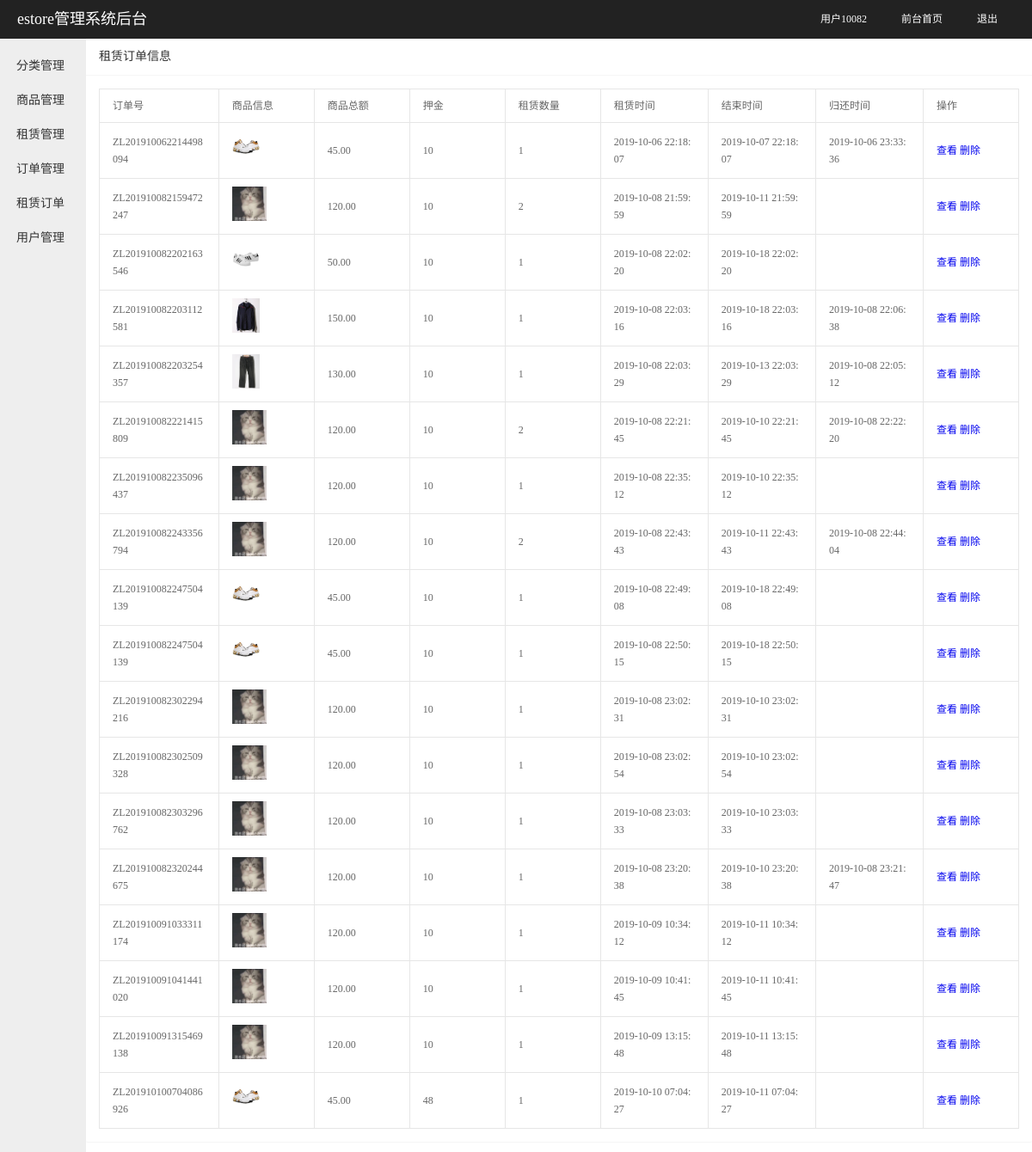
/admin/orders/leaseOrders.php (signed in), run on the app's committed database.
### tables this page shows
CREATE TABLE `leases_orders` (
  `id` int(10) unsigned NOT NULL AUTO_INCREMENT,
  `orderid` varchar(255) DEFAULT NULL COMMENT '租赁订单号',
  `beforetotalprice` varchar(255) DEFAULT NULL COMMENT '租赁总价格',
  `buycount` varchar(255) DEFAULT NULL COMMENT '购买数量',
  `leasetime` varchar(255) DEFAULT NULL COMMENT '租赁时间',
  `starttime` datetime DEFAULT NULL COMMENT '开始时间',
  `endtime` datetime DEFAULT NULL COMMENT '结束时间',
  `status` int(11) DEFAULT NULL COMMENT '订单状态',
  `aftertotalprice` varchar(255) DEFAULT NULL COMMENT '租赁价格',
  `createtime` datetime DEFAULT NULL COMMENT '创建时间',
  `backtime` datetime DEFAULT NULL COMMENT '归还时间',
  `goodsid` varchar(255) DEFAULT NULL COMMENT '商品编号',
  `add_id` int(11) DEFAULT NULL COMMENT '收货编号',
  `userid` int(11) DEFAULT NULL COMMENT '用户编号',
  `lease_days` int(11) DEFAULT '1' COMMENT '租赁天数',
  PRIMARY KEY (`id`) USING BTREE
);

CREATE TABLE `list` (
  `list_id` int(10) unsigned NOT NULL AUTO_INCREMENT COMMENT '商品编号',
  `list_name` varchar(100) NOT NULL COMMENT '商品名字',
  `list_face` varchar(80) DEFAULT NULL COMMENT '商品图片',
  `list_myprice` float(8,2) NOT NULL COMMENT '商品价格',
  `list_onprice` float(8,2) NOT NULL COMMENT '商品市场价',
  `list_nums` int(5) DEFAULT NULL COMMENT '商品库存量',
  `list_detail` text COMMENT '商品简介',
  `list_time` datetime DEFAULT NULL COMMENT '上架时间',
  `list_seetimes` int(11) DEFAULT NULL COMMENT '商品点击量',
  `small_id` int(10) unsigned DEFAULT NULL COMMENT '小分类编号',
  PRIMARY KEY (`list_id`),
  KEY `small_id` (`small_id`),
  CONSTRAINT `list_ibfk_1` FOREIGN KEY (`small_id`) REFERENCES `smalltype` (`small_id`)
);

### admin/common/conn.php (called while the page is built, shortened)
<?php
function findAll($sql,$mysqli){
  $result = $mysqli->query($sql);
  $twos = array();
  if ($result){
  	while ($ones = $result->fetch_assoc()){
  		$twos[] = $ones;
  	}
  }
  return $twos;
}
?>

### admin/orders/leaseOrders.php (the view, shortened to what this page needs)
<?php
include '../common/admin.inc.php';
$two_arr = findAll("select * from leases_orders",$mysqli);
foreach ($two_arr as $key => $t) {
  $goods_arr = findAll("select * from list where list_id in(".$t['goodsid'].")",$mysqli);
  $two_arr[$key]['goods'] = $goods_arr;
}
?>
<!DOCTYPE html>
<html lang="en" dir="ltr">
  <head>
  </head>
  <body>
    <?php include '../common/header.php';?>
    <div class="admin_content">
      <div class="card">
        <div class="card-header">租赁订单信息</div>
        <div class="card-body">
          <table class="table">
            <thead>
              <tr>
                <th>订单号</th>
                <th>商品信息</th>
                <th>商品总额</th>
                <th>押金</th>
                <th>租赁数量</th>
                <th>租赁时间</th>
                <th>结束时间</th>
                <th>归还时间</th>
                <th>操作</th>
              </tr>
            </thead>
            <tbody>
              <?php foreach ($two_arr as $key => $one):?>
              <tr>
                <td><?php echo $one['orderid'];?></td>
                <td>
                  <?php foreach ($one['goods'] as $s):?>
                    <img src="<?php echo '/'.$s['list_face']?>" alt="" style="height:40px;">
                  <?php endforeach;?>
                </td>
                <td><?php echo $one['beforetotalprice'];?></td>
                <td><?php echo $one['aftertotalprice'];?></td>
                <td><?php echo $one['buycount'];?></td>
                <td><?php echo $one['leasetime'];?></td>
                <td><?php echo $one['endtime'];?></td>
                <td><?php echo $one['backtime'];?></td>
                <td>
                  <a href="/admin/orders/leaseOrders_edit.php?act=edit&id=<?php echo $one['orderid'];?>">查看</a>
                  <a href="/admin/orders/leaseOrders_del.php?act=del&id=<?php echo $one['orderid'];?>">删除</a>
                </td>
              </tr>
              <?php endforeach;?>
            </tbody>
          </table>
        </div>
      </div>
    </div>
  </body>
</html>

### admin/orders/leaseOrders.php (style rules this page uses)
.card { margin-bottom: 15px; border-radius: 2px; background-color: #fff; box-shadow: 0 1px 2px 0 rgba(0,0,0,.05); }
.card-header { position: relative; height: 42px; line-height: 42px; padding: 0 15px; border-bottom: 1px solid #f6f6f6; color: #333; border-radius: 2px 2px 0 0; font-size: 14px; }
.card-body { position: relative; padding: 10px 15px; line-height: 24px; }
.card-body .table { margin: 5px 0; }
.table { width: 100%; background-color: #fff; color: #666; }
table { border-collapse: collapse; border-spacing: 0; }
.table th { min-width: 80px; }
.table th,.table td { position: relative; padding: 9px 15px; min-height: 20px; line-height: 20px; border-width: 1px; border-style: solid; border-color: #e6e6e6; word-break: break-all; text-align: left; font-weight: 400; font-size: 12px; }

### admin/common/header.php (style rules this page uses)
blockquote, body, button, dd, div, dl, dt, form, h1, h2, h3, h4, h5, h6, input, li, ol, p, pre, td, textarea, th, ul { margin: 0; padding: 0; -webkit-tap-highlight-color: rgba(0,0,0,0); }
a { text-decoration: none; }
.admin_content { position: absolute; top: 45px; right: 0; bottom: 0px; left: 100px; overflow: hidden; z-index: 1; overflow-y: scroll; }

### data on the page
leases_orders: orderid "ZL201910062214498094", beforetotalprice "45.00", aftertotalprice "10", buycount "1", leasetime "2019-10-06 22:18:07", endtime "2019-10-07 22:18:07", backtime "2019-10-06 23:33:36"
list: list_face (picture)
leases_orders: orderid "ZL201910082159472247", beforetotalprice "120.00", aftertotalprice "10", buycount "2", leasetime "2019-10-08 21:59:59", endtime "2019-10-11 21:59:59"
list: list_face (picture)
leases_orders: orderid "ZL201910082202163546", beforetotalprice "50.00", aftertotalprice "10", buycount "1", leasetime "2019-10-08 22:02:20", endtime "2019-10-18 22:02:20"
list: list_face (picture)
leases_orders: orderid "ZL201910082203112581", beforetotalprice "150.00", aftertotalprice "10", buycount "1", leasetime "2019-10-08 22:03:16", endtime "2019-10-18 22:03:16", backtime "2019-10-08 22:06:38"
list: list_face (picture)
leases_orders: orderid "ZL201910082203254357", beforetotalprice "130.00", aftertotalprice "10", buycount "1", leasetime "2019-10-08 22:03:29", endtime "2019-10-13 22:03:29", backtime "2019-10-08 22:05:12"
list: list_face (picture)
leases_orders: orderid "ZL201910082221415809", beforetotalprice "120.00", aftertotalprice "10", buycount "2", leasetime "2019-10-08 22:21:45", endtime "2019-10-10 22:21:45", backtime "2019-10-08 22:22:20"
leases_orders: orderid "ZL201910082235096437", beforetotalprice "120.00", aftertotalprice "10", buycount "1", leasetime "2019-10-08 22:35:12", endtime "2019-10-10 22:35:12"
leases_orders: orderid "ZL201910082243356794", beforetotalprice "120.00", aftertotalprice "10", buycount "2", leasetime "2019-10-08 22:43:43", endtime "2019-10-11 22:43:43", backtime "2019-10-08 22:44:04"
leases_orders: orderid "ZL201910082247504139", beforetotalprice "45.00", aftertotalprice "10", buycount "1", leasetime "2019-10-08 22:49:08", endtime "2019-10-18 22:49:08"
leases_orders: orderid "ZL201910082247504139", beforetotalprice "45.00", aftertotalprice "10", buycount "1", leasetime "2019-10-08 22:50:15", endtime "2019-10-18 22:50:15"
leases_orders: orderid "ZL201910082302294216", beforetotalprice "120.00", aftertotalprice "10", buycount "1", leasetime "2019-10-08 23:02:31", endtime "2019-10-10 23:02:31"
leases_orders: orderid "ZL201910082302509328", beforetotalprice "120.00", aftertotalprice "10", buycount "1", leasetime "2019-10-08 23:02:54", endtime "2019-10-10 23:02:54"
leases_orders: orderid "ZL201910082303296762", beforetotalprice "120.00", aftertotalprice "10", buycount "1", leasetime "2019-10-08 23:03:33", endtime "2019-10-10 23:03:33"
leases_orders: orderid "ZL201910082320244675", beforetotalprice "120.00", aftertotalprice "10", buycount "1", leasetime "2019-10-08 23:20:38", endtime "2019-10-10 23:20:38", backtime "2019-10-08 23:21:47"
leases_orders: orderid "ZL201910091033311174", beforetotalprice "120.00", aftertotalprice "10", buycount "1", leasetime "2019-10-09 10:34:12", endtime "2019-10-11 10:34:12"
leases_orders: orderid "ZL201910091041441020", beforetotalprice "120.00", aftertotalprice "10", buycount "1", leasetime "2019-10-09 10:41:45", endtime "2019-10-11 10:41:45"
leases_orders: orderid "ZL201910091315469138", beforetotalprice "120.00", aftertotalprice "10", buycount "1", leasetime "2019-10-09 13:15:48", endtime "2019-10-11 13:15:48"
leases_orders: orderid "ZL201910100704086926", beforetotalprice "45.00", aftertotalprice "48", buycount "1", leasetime "2019-10-10 07:04:27", endtime "2019-10-11 07:04:27"

### other printed values
$admin['user_name'] "用户10082"
